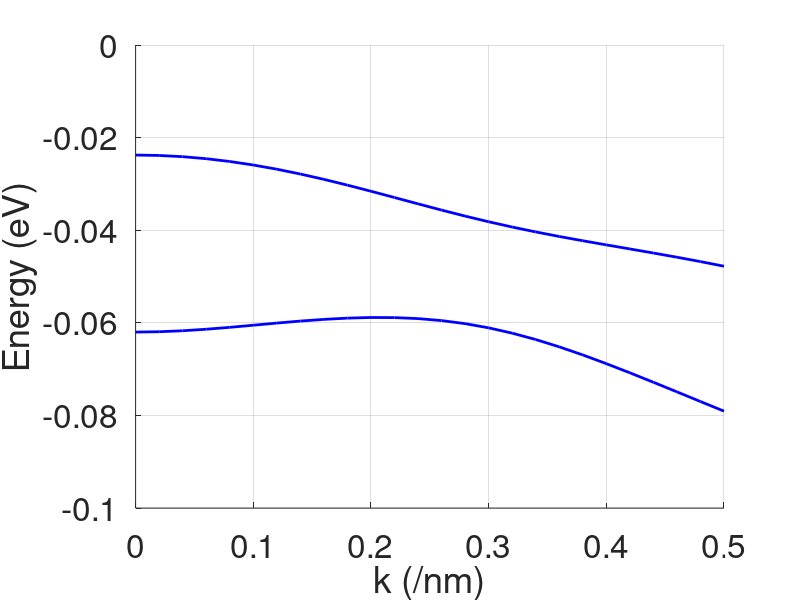

This figure's MATLAB source:
clear all
close all

%Constants (all MKS, except energy which is in eV)
hbar = 1.055e-34;
q = 1.602e-19;
a = 3e-10;
m = 9.110e-31;

%Luttinger-Kohn parameters
g1 = 6.85; g2 = 2.1; g3 = 2.9;%GaAs
w1 = (hbar^2)*g1/(2*m*q*(a^2));
w2 = (hbar^2)*g2/(2*m*q*(a^2));
w3 = (hbar^2)*g3/(2*m*q*(a^2));

g1 = 3.45; g2=0.68; g3=1.29;%AlAs
a1 = (hbar^2)*g1/(2*m*q*(a^2)); b1=(0.7*w1) + (0.3*a1);
a2 = (hbar^2)*g2/(2*m*q*(a^2)); b2=(0.7*w2) + (0.3*a2);
a3 = (hbar^2)*g3/(2*m*q*(a^2)); b3=(0.7*w3) + (0.3*a3);

Ev = 0;
Evb = (0.7*0) + (0.3*0.75)

Nw=18;
Nb = Nw;
Np = Nb + Nw + Nb;
W = (Nw-1)*a*1e9
Z = zeros(Np);

for nk=1:26
    k(nk) = (nk-1)/500;% in A^-1
    l = 0;
    m = 1;
    lm = sqrt((l^2)+(m^2));
    kx = (l/lm)*k(nk)*a*1e10;
    ky = (m/lm)*k(nk)*a*1e10;
    k2 = (kx^2) + (ky^2);

    t = [b1*ones(1,Nb) w1*ones(1,Nw-1) b1*ones(1,Nb)];
    tt = [0 t] + [t 0];
    Ebk = Evb + (b1*k2);
    Ewk = (w1*k2);
    Ebwk = (Ebk + Ewk)/2;
    U = Ev + [Ebk*ones(1,Nb) Ebwk Ewk*ones(1,Nw-2) Ebwk Ebk*ones(1,Nb)];
    P = -diag(t,1) - diag(t,-1) + diag(tt) + diag(U);

    t = -2*[b2*ones(1,Nb) w2*ones(1,Nw-1) b2*ones(1,Nb)];tt=[0 t]+[t 0];
    Ebk = b2*k2;
    Ewk = w2*k2;
    Ebwk = (Ebk+Ewk)/2;
    U = [Ebk*ones(1,Nb) Ebwk Ewk*ones(1,Nw-2) Ebwk Ebk*ones(1,Nb)];
    Q = -diag(t,1)-diag(t,-1)+diag(tt)+diag(U);

    Ebk=-(sqrt(3)*b2*((kx^2)-(ky^2)))+(i*2*b3*sqrt(3)*kx*ky);
    Ewk=-(sqrt(3)*w2*((kx^2)-(ky^2)))+(i*2*w3*sqrt(3)*kx*ky);
    Ebwk=(Ebk+Ewk)/2;
    U=[Ebk*ones(1,Nb) Ebwk Ewk*ones(1,Nw-2) Ebwk Ebk*ones(1,Nb)];
    R=diag(U);

    t=-2*i*sqrt(3)*(kx-(i*ky))*[b3*ones(1,Nb) w3*ones(1,Nw-1) b3*ones(1,Nb)]/2;
    S=diag(t,1)-diag(t,-1);

    H = [P+Q Z; Z P+Q];
    HL = [P-Q Z; Z P-Q];
    HC = [-S R; R' S'];    
    H = -[H HC;HC' HL];
    %[nk sum(sum(abs(H-H')))]

    [V,D]=eig(H);D=diag(D);D=-(sort(real(-D)))';
    E1(nk)=D(1);E2(nk)=D(2);E3(nk)=D(3);E4(nk)=D(4);
end

k = k*10;%per Angstrom to per nm
hold on
%h=plot(W,Ean1,'b');
%h=plot(W,Ean2,'b');
h = plot(k, E1, 'b');
set(h, 'linewidth', [2.0])
%h=plot(k,E2,'bx');
h = plot(k, E3, 'b');
%h=plot(k,E4,'b+');
set(h,'linewidth', [2.0])
set(gca,'Fontsize', [24])
xlabel('k (/nm)')
ylabel('Energy (eV)')
axis([0 0.5 -0.1 0])
grid on
